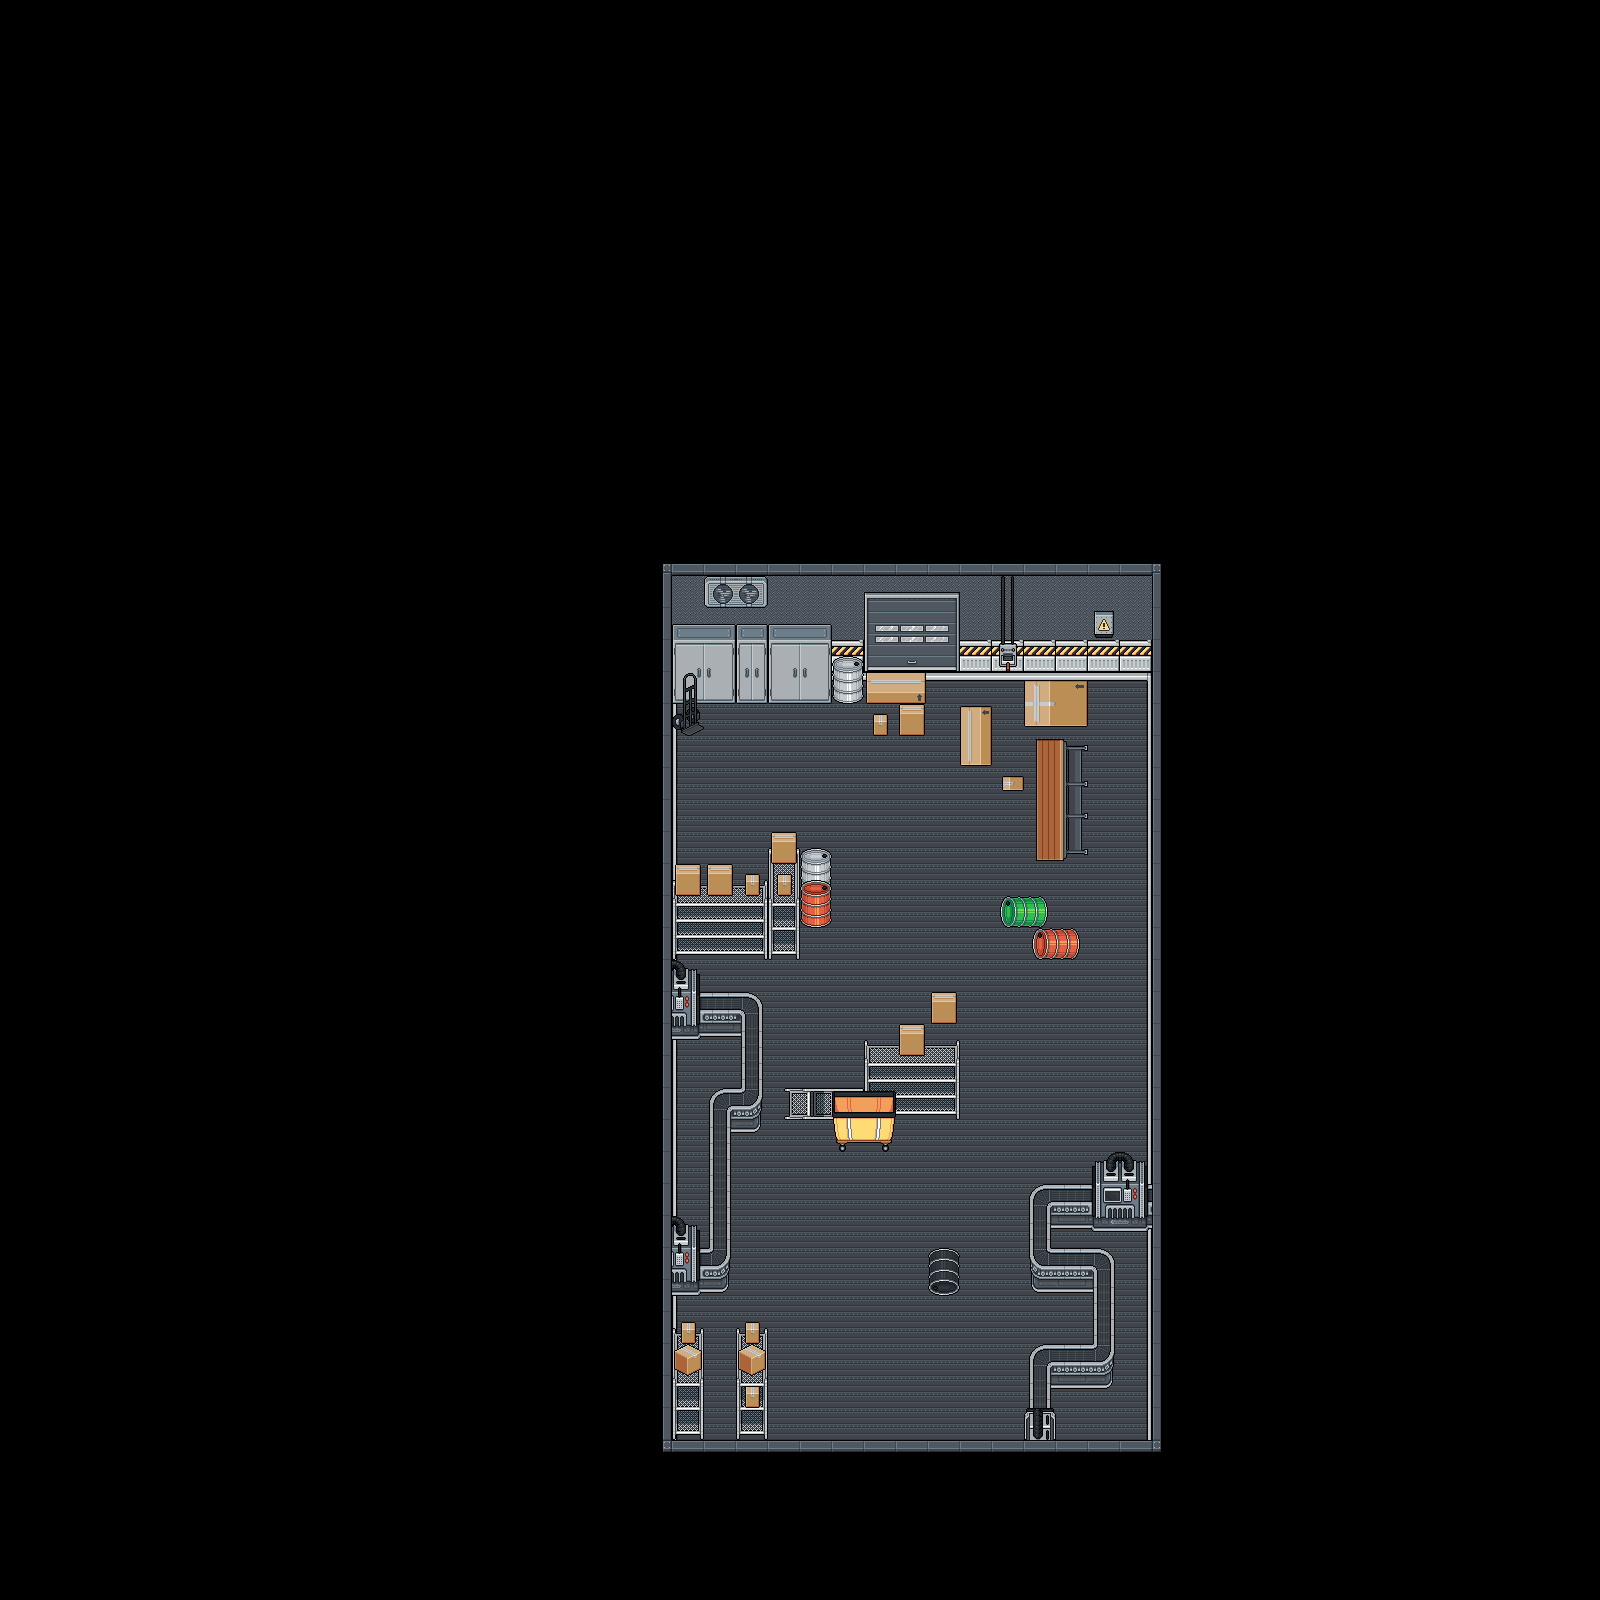

Below is a game level as drawn by its tile map, then a one-line description and the .tmx that defines it (tile-layer data replaced by summaries):
An orthogonal 50x50 tile map with 32x32 px tiles, 4 tile layers (Ground, Walls, Objects, Objects on Objects), 2 tilesets.

<map version="1.10" tiledversion="1.11.2" orientation="orthogonal" renderorder="right-down" width="50" height="50" tilewidth="32" tileheight="32" infinite="0" nextlayerid="6" nextobjectid="1">
 <tileset firstgid="1" source="../TileSets/Cool Factory Items.tsx" />
 <tileset firstgid="276" source="../TileSets/Cool Factory Ground.tsx" />
 <layer id="1" name="Ground" width="50" height="50">
  <data>[2500 cells, 360 non-empty, 6 distinct tile ids]</data>
 </layer>
 <layer id="5" name="Walls" width="50" height="50">
  <data>[2500 cells, 133 non-empty, 10 distinct tile ids]</data>
 </layer>
 <layer id="2" name="Objects" width="50" height="50">
  <data>[2500 cells, 136 non-empty, 83 distinct tile ids]</data>
 </layer>
 <layer id="3" name="Objects on Objects" width="50" height="50">
  <data>[2500 cells, 21 non-empty, 11 distinct tile ids]</data>
 </layer>
</map>
